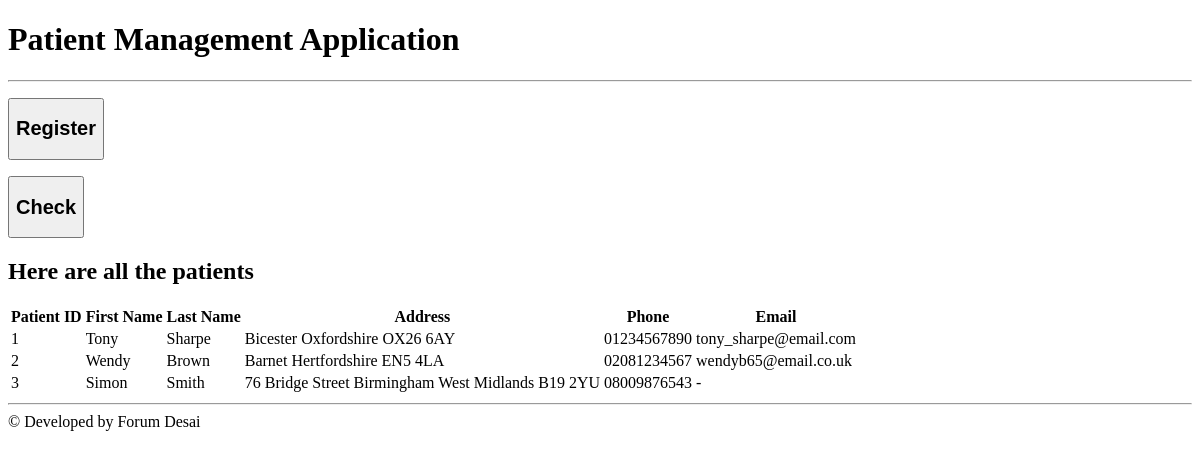
Page /commoninfo/ on the earlier database version.
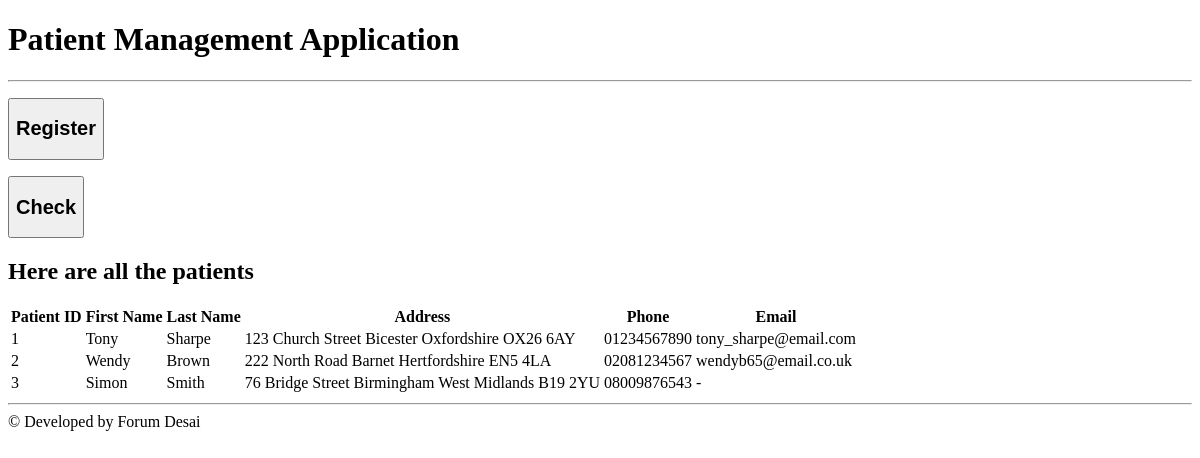
Same page on the later database version.
### commoninfo/models.py (models this page shows, shortened)
class Patient(models.Model):
    unique_id = models.AutoField(unique=True, primary_key=True)
    first_name = models.CharField(max_length=100, validators=[letters])
    last_name = models.CharField(max_length=100, validators=[letters])
    date_of_birth = models.DateField(validators=[validate_birthyear], help_text="YYYY-MM-DD")
    street = models.CharField(max_length=40, default="")
    city = models.CharField(max_length=20, validators=[letters])
    state = models.CharField(max_length=20, validators=[letters], null=True, blank=True)
    postcode = models.CharField(max_length=8)
    phone = models.CharField(max_length=10, validators=[nums])
    email = models.EmailField(max_length=50, null=True, blank=True)
    class Meta:
        ordering = ['unique_id', 'first_name', 'last_name', 'date_of_birth', 'street', 'postcode', 'phone', 'email']

### commoninfo/views.py (the view)
# urls.py: path('', views.index, name='index'),
def index(request):
    context = { 'patients': Patient.objects.all() }
    return render(request, 'commoninfo/index.html', context)

### commoninfo/templates/commoninfo/index.html
{% extends "commoninfo/base.html" %}
{% block content %}
<h2>Here are all the patients</h2>
<table>
    <tr>
        <th>Patient ID</th>
        <th>First Name</th>
        <th>Last Name</th>
        <th>Address</th>
        <th>Phone</th>
        <th>Email</th>
    </tr>
    {% for patient in patients %}
    <tr>
        <td>{{ patient.unique_id }}</td>
        <td>{{ patient.first_name }}</td>
        <td>{{ patient.last_name }}</td>
        <td>
            {{ patient.street }}
            {{ patient.city }}
            {% if patient.state is None %}
            {% else %}
                {{ patient.state }}
            {% endif %}
            {{ patient.postcode }}
        </td>
        <td>{{ patient.phone }}</td>
        <td>
            {% if patient.email is None %}
            -
            {% else %}
            {{ patient.email }}
            {% endif %}
        </td>
    </tr>
    {% endfor %}
</table>
{% endblock %}

Differences in the rows shown:
changed Patient "Tony": street (not shown) → "123 Church Street"
changed Patient "Wendy": street (not shown) → "222 North Road"
